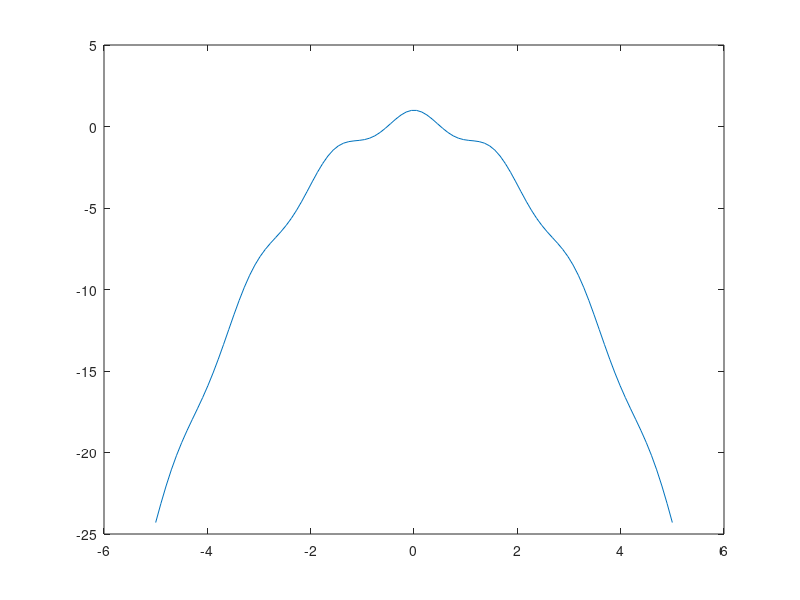

The MATLAB source for this figure: (Note: this script raises an error after producing the figure.)
clear
clc
format long
x = linspace(-5,5);
f = @(x) cos(2*x).^2-x.^2;
plot(x,f(x))
ris = fzero(f,1);


a = 0;
b = 1.5;
toll= 10^-10;
nmax= 1000;
%bisezione
[xvect,xdif,fx,nit]=bisect(a,b,toll,nmax,f);
nit
xvect(end)
ris
E_ass = abs(ris - xvect(end))
E_rel = E_ass/ris



% secante
[xvect,xdif,fx,nit]=secant(a,b,nmax,toll,f);
nit
xvect(end)
ris
E_ass = abs(ris - xvect(end))
E_rel = E_ass/ris

%corde
[xvect,xdif,fx,nit]=chord(a,b,1,nmax,toll,f);
nit
xvect(end)
ris
E_ass = abs(ris - xvect(end))
E_rel = E_ass/ris

%newton
dfun = @(x) -4*cos(2*x).*sin(2*x)-2*x;
[xvect,xdif,fx,nit]=Newton(0.6,nmax,toll,f,dfun);
nit
xvect(end)
ris
E_ass = abs(ris - xvect(end))
E_rel = E_ass/ris